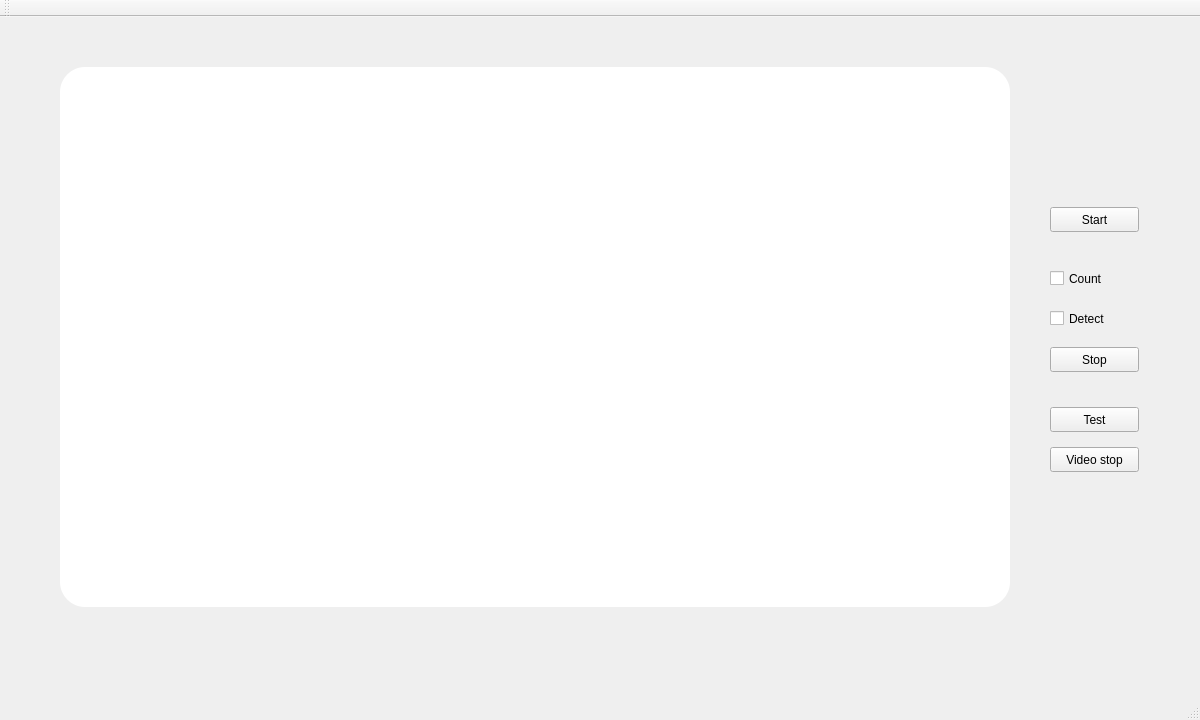
<?xml version="1.0" encoding="UTF-8"?>
<ui version="4.0">
 <class>MainWindow</class>
 <widget class="QMainWindow" name="MainWindow">
  <property name="geometry">
   <rect>
    <x>0</x>
    <y>0</y>
    <width>1200</width>
    <height>720</height>
   </rect>
  </property>
  <property name="windowTitle">
   <string notr="true">Fruit Counting Engine</string>
  </property>
  <widget class="QWidget" name="centralWidget">
   <widget class="QLabel" name="imageView">
    <property name="geometry">
     <rect>
      <x>50</x>
      <y>50</y>
      <width>960</width>
      <height>540</height>
     </rect>
    </property>
    <property name="styleSheet">
     <string notr="true">margin-left: 10px; border-radius: 25px; background: white; color: #4A0C46;border: 1px;</string>
    </property>
    <property name="text">
     <string/>
    </property>
   </widget>
   <widget class="QPushButton" name="startButton">
    <property name="geometry">
     <rect>
      <x>1050</x>
      <y>190</y>
      <width>89</width>
      <height>25</height>
     </rect>
    </property>
    <property name="text">
     <string>Start</string>
    </property>
   </widget>
   <widget class="QCheckBox" name="countCheck">
    <property name="geometry">
     <rect>
      <x>1050</x>
      <y>250</y>
      <width>92</width>
      <height>23</height>
     </rect>
    </property>
    <property name="text">
     <string>Count</string>
    </property>
   </widget>
   <widget class="QCheckBox" name="detecCheck">
    <property name="geometry">
     <rect>
      <x>1050</x>
      <y>290</y>
      <width>92</width>
      <height>23</height>
     </rect>
    </property>
    <property name="text">
     <string>Detect</string>
    </property>
   </widget>
   <widget class="QPushButton" name="stopButton">
    <property name="geometry">
     <rect>
      <x>1050</x>
      <y>330</y>
      <width>89</width>
      <height>25</height>
     </rect>
    </property>
    <property name="text">
     <string>Stop</string>
    </property>
   </widget>
   <widget class="QPushButton" name="videoTestButton">
    <property name="geometry">
     <rect>
      <x>1050</x>
      <y>390</y>
      <width>89</width>
      <height>25</height>
     </rect>
    </property>
    <property name="text">
     <string>Test</string>
    </property>
   </widget>
   <widget class="QPushButton" name="stopVideoTest">
    <property name="geometry">
     <rect>
      <x>1050</x>
      <y>430</y>
      <width>89</width>
      <height>25</height>
     </rect>
    </property>
    <property name="text">
     <string>Video stop</string>
    </property>
   </widget>
  </widget>
  <widget class="QMenuBar" name="menuBar">
   <property name="geometry">
    <rect>
     <x>0</x>
     <y>0</y>
     <width>1200</width>
     <height>22</height>
    </rect>
   </property>
  </widget>
  <widget class="QToolBar" name="mainToolBar">
   <attribute name="toolBarArea">
    <enum>TopToolBarArea</enum>
   </attribute>
   <attribute name="toolBarBreak">
    <bool>false</bool>
   </attribute>
  </widget>
  <widget class="QStatusBar" name="statusBar"/>
 </widget>
 <layoutdefault spacing="6" margin="11"/>
 <resources/>
 <connections/>
</ui>
